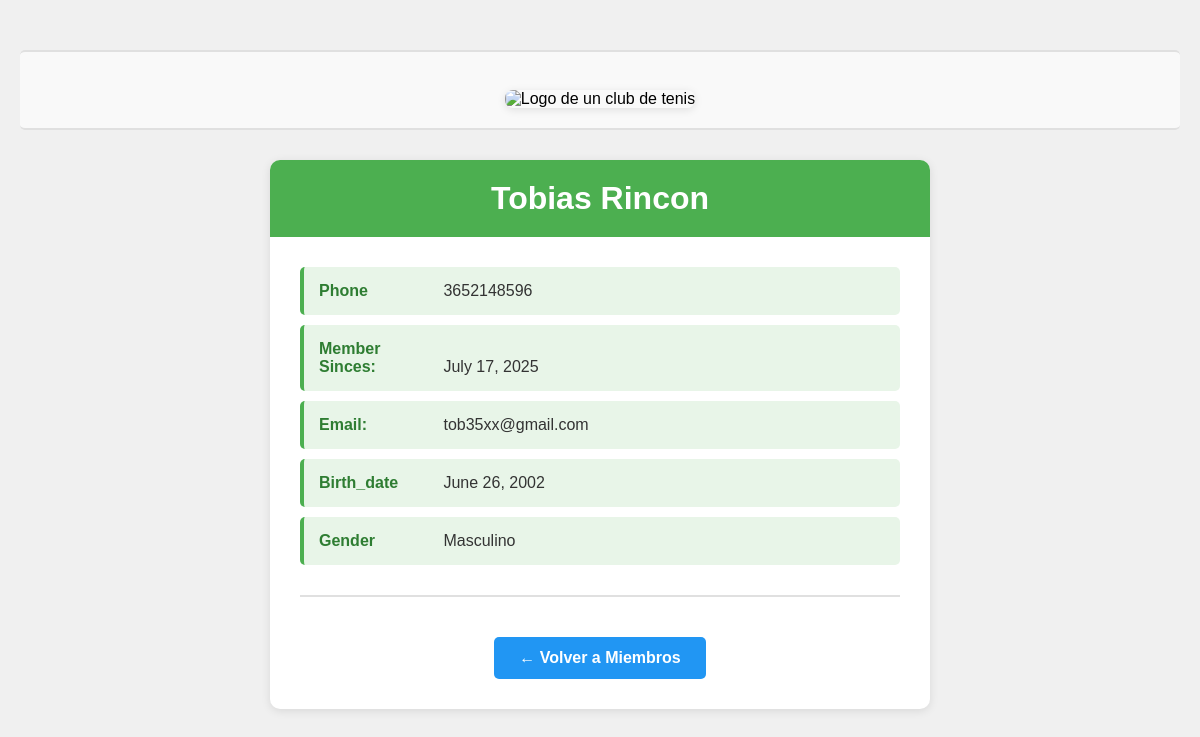
The page /members/details/3 on the database as committed earlier.
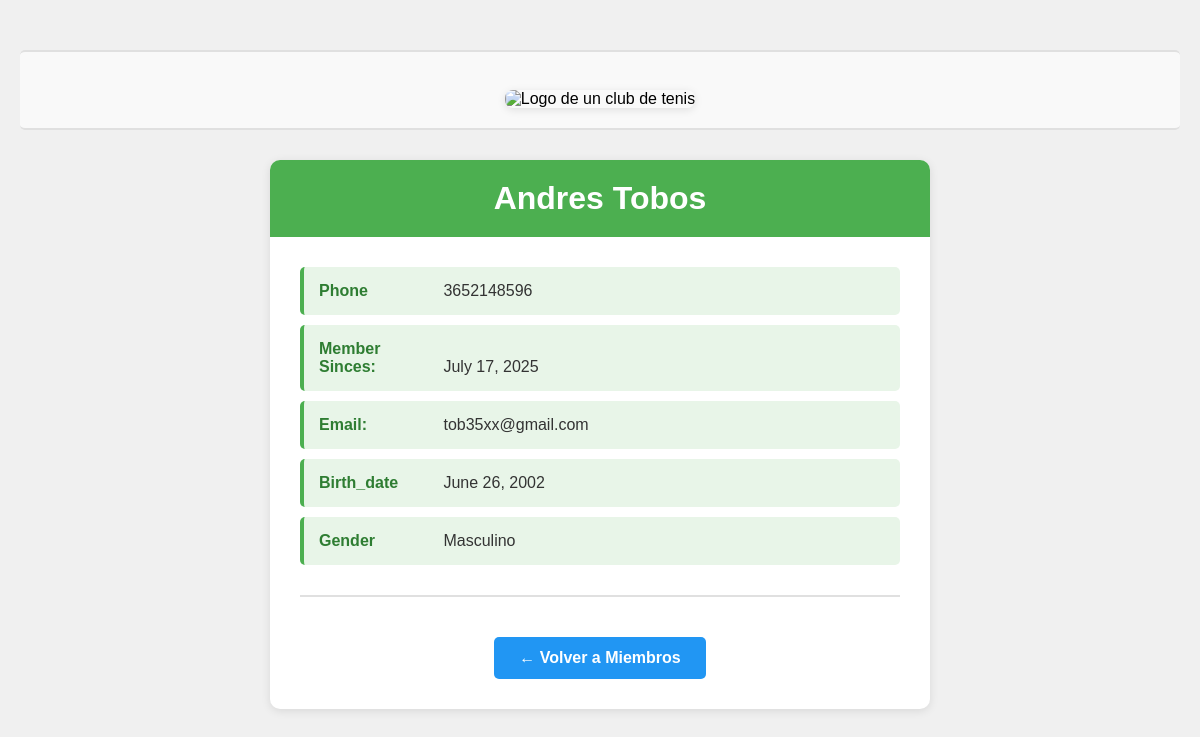
The same page on the database as committed later.
### members/models.py (models this page shows, shortened)
class Member(models.Model):
  firstname = models.CharField(max_length=255)
  lastname = models.CharField(max_length=255)
  phone = models.IntegerField(null=True)
  joined_date = models.DateField(null=True)
  gender = models.CharField(max_length=255, null=True)
  email = models.EmailField(max_length=255, null=True)
  birth_date = models.DateField(null=True)

### members/views.py (the view)
# urls.py: path('members/details/<int:id>', views.details, name='details'),
def details(request, id):
  mymember = Member.objects.get(id=id)
  template = loader.get_template('details.html')
  context = {
    'mymember': mymember,
  }
  return HttpResponse(template.render(context, request))

### members/templates/details.html (shortened to what this page needs)
{% extends "master.html" %}
{% block content %}
  <div class="container">
    <h1>{{ mymember.firstname }} {{ mymember.lastname }}</h1>
    <div class="info-box">
      <span class="info-label">Phone</span>
      <span class="info-value">{{ mymember.phone }}</span>
    </div>
    <div class="info-box">
      <span class="info-label">Member Sinces:</span>
      <span class="info-value">{{ mymember.joined_date }}</span>
    </div>
    <div class="info-box">
      <span class="info-label">Email:</span>
      <span class="info-value">{{ mymember.email }}</span>
    </div>
    <div class="info-box">
      <span class="info-label">Birth_date</span>
      <span class="info-value">{{ mymember.birth_date }}</span>
    </div>
    <div class="info-box">
      <span class="info-label">Gender</span>
      <span class="info-value">{{ mymember.gender }}</span>
    </div>
    <div class="actions">
      <a href="/members" class="btn-back">← Volver a Miembros</a>
    </div>
  </div>
{% endblock %}

### members/templates/master.html (shortened to what this page needs)
<!DOCTYPE html>
<html>
<head>
</head>
<body>
    <div class="imagen">
    <br>
<img = src="https://www.shutterstock.com/image-vector/tennis-club-logo-set-rackets-260nw-2518809671.jpg" width="300" height="200" alt="Logo de un club de tenis">
</div>
{% block content %}
{% endblock %}
</body>
</html>

### members/templates/master.html (style rules this page uses)
body { font-family: Arial, sans-serif; background-color: #f0f0f0; margin: 0; padding: 20px; }
.container { max-width: 600px; margin: 0 auto; background-color: white; padding: 30px; border-radius: 10px; box-shadow: 0 2px 10px rgba(0,0,0,0.1); }
h1 { color: #333; text-align: center; background-color: #4CAF50; color: white; padding: 20px; margin: -30px -30px 30px -30px; border-radius: 10px 10px 0 0; }
.info-box { background-color: #e8f5e8; padding: 15px; margin: 10px 0; border-radius: 5px; border-left: 4px solid #4CAF50; }
.info-label { font-weight: bold; color: #2e7d32; display: inline-block; width: 120px; }
.info-value { color: #333; }
.btn-back { background-color: #2196F3; color: white; padding: 12px 25px; text-decoration: none; border-radius: 5px; display: inline-block; margin-top: 20px; font-weight: bold; transition: background-color 0.3s; }
.actions { text-align: center; margin-top: 30px; padding-top: 20px; border-top: 2px solid #e0e0e0; }
.imagen { text-align: center; margin: 30px 0; padding: 20px; border-top: 2px solid #e0e0e0; border-bottom: 2px solid #e0e0e0; background-color: #f9f9f9; border-radius: 5px; }
.imagen img { max-width: 100%; height: auto; border-radius: 8px; box-shadow: 0 2px 8px rgba(0,0,0,0.1); transition: transform 0.3s ease; }

Rows that differ between the two databases and show on the page:
changed Member "tob35xx@gmail.com": firstname "Tobias" → "Andres"; lastname "Rincon" → "Tobos"
